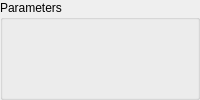
<?xml version="1.0" encoding="UTF-8"?>
<ui version="4.0">
 <class>GenericMeasurementToolDlg</class>
 <widget class="QWidget" name="GenericMeasurementToolDlg">
  <property name="geometry">
   <rect>
    <x>0</x>
    <y>0</y>
    <width>0</width>
    <height>0</height>
   </rect>
  </property>
  <property name="sizePolicy">
   <sizepolicy hsizetype="Preferred" vsizetype="Preferred">
    <horstretch>0</horstretch>
    <verstretch>0</verstretch>
   </sizepolicy>
  </property>
  <property name="windowTitle">
   <string>Measurement Tool</string>
  </property>
  <layout class="QVBoxLayout" name="verticalLayout">
   <property name="spacing">
    <number>0</number>
   </property>
   <property name="leftMargin">
    <number>0</number>
   </property>
   <property name="topMargin">
    <number>0</number>
   </property>
   <property name="rightMargin">
    <number>0</number>
   </property>
   <property name="bottomMargin">
    <number>0</number>
   </property>
   <item>
    <widget class="QGroupBox" name="groupBox">
     <property name="title">
      <string>Parameters</string>
     </property>
     <layout class="QVBoxLayout" name="configLayout">
      <property name="spacing">
       <number>0</number>
      </property>
      <property name="leftMargin">
       <number>0</number>
      </property>
      <property name="topMargin">
       <number>0</number>
      </property>
      <property name="rightMargin">
       <number>0</number>
      </property>
      <property name="bottomMargin">
       <number>0</number>
      </property>
     </layout>
    </widget>
   </item>
  </layout>
 </widget>
 <resources/>
 <connections/>
</ui>
